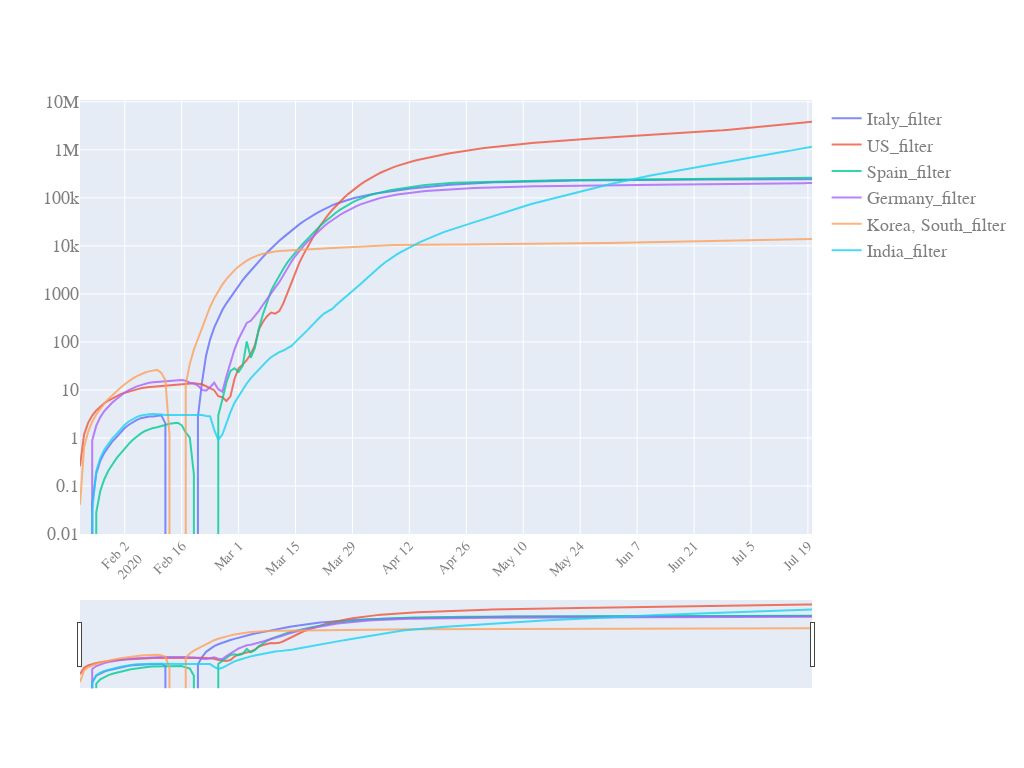

Notebook source saved alongside this figure:
### Code cell
quick_plot(df_analyse.date,
           df_analyse[filter_cols],
           y_scale='log',
           slider=True,
           mode_plot='lines')

### Figure 1 — Plotly figure (JSON) as saved in the notebook; plotly's stock layout.template omitted (floating-point values rounded to 4 significant figures; data arrays with more than 128 entries replaced by an {"elided": "..."} marker saying what was removed)
{"data": [{"mode": "lines", "name": "Italy_filter", "opacity": 0.8, "type": "scatter", "x": {"elided": "181 str values"}, "y": {"elided": "181 float values"}}, {"mode": "lines", "name": "US_filter", "opacity": 0.8, "type": "scatter", "x": {"elided": "181 str values"}, "y": {"elided": "181 float values"}}, {"mode": "lines", "name": "Spain_filter", "opacity": 0.8, "type": "scatter", "x": {"elided": "181 str values"}, "y": {"elided": "181 float values"}}, {"mode": "lines", "name": "Germany_filter", "opacity": 0.8, "type": "scatter", "x": {"elided": "181 str values"}, "y": {"elided": "181 float values"}}, {"mode": "lines", "name": "Korea, South_filter", "opacity": 0.8, "type": "scatter", "x": {"elided": "181 str values"}, "y": {"elided": "181 float values"}}, {"mode": "lines", "name": "India_filter", "opacity": 0.8, "type": "scatter", "x": {"elided": "181 str values"}, "y": {"elided": "181 float values"}}], "layout": {"autosize": true, "font": {"color": "#7f7f7f", "family": "PT Sans, monospace", "size": 18}, "height": 768, "width": 1024, "xaxis": {"nticks": 20, "rangeslider": {"visible": true}, "tickangle": -45, "tickfont": {"color": "#7f7f7f", "size": 14}}, "yaxis": {"type": "log"}}}
